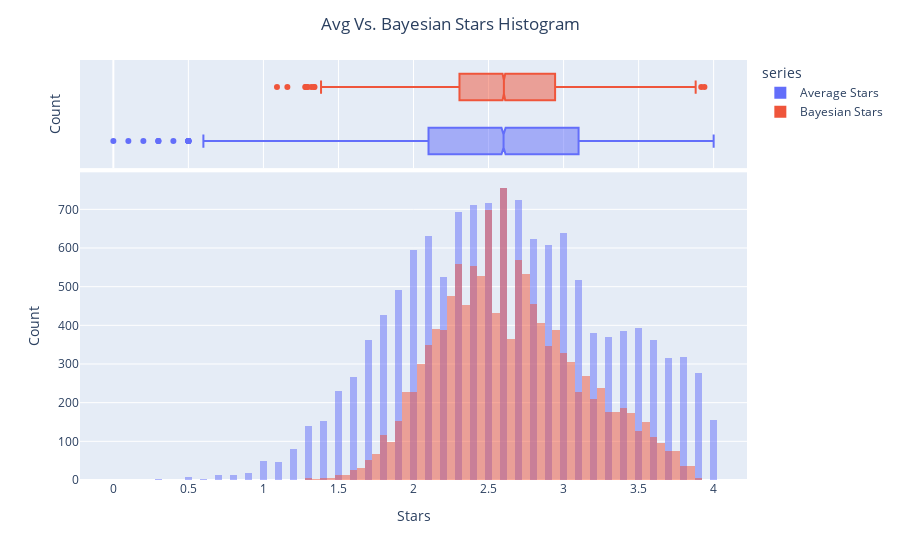

Source (notebook cell):
### Code cell
if bayesian_stars:
    m = df['Avg Stars'].mean()
    c = df['Num Star Ratings'].quantile(0.25)
    df['Bayesian Stars'] = ((df['Avg Stars'] * df['Num Star Ratings']) + (c*m)) / (df['Num Star Ratings'] + c)

    # Compare old rating scale to new
    x0 = df['Avg Stars']
    x1 = df['Bayesian Stars']
    rate_comp_df =pd.DataFrame(dict(
        series=np.concatenate((["Average Stars"]*len(x0), ["Bayesian Stars"]*len(x1))), 
        data  =np.concatenate((x0,x1))
    ))
    fig = px.histogram(rate_comp_df, color='series', barmode='overlay', marginal='box')
    fig.update_layout(title='Avg Vs. Bayesian Stars Histogram', title_x=0.5)
    fig.update_xaxes(title="Stars", row=1,col=1)
    fig.update_yaxes(title="Count")
    # fig.write_html(html_folder + 'Avg_Vs_Baye_Hist.html')
    fig.show()
else:
    fig = px.histogram(df['Avg Stars'])
    fig.show()

### Figure 1 — Plotly figure (JSON) as saved in the notebook; plotly's stock layout.template omitted (floating-point values rounded to 4 significant figures; data arrays with more than 128 entries replaced by an {"elided": "..."} marker saying what was removed)
{"data": [{"alignmentgroup": "True", "bingroup": "x", "hovertemplate": "series=Average Stars<br>value=%{x}<br>count=%{y}<extra></extra>", "legendgroup": "Average Stars", "marker": {"color": "#636efa", "opacity": 0.5, "pattern": {"shape": ""}}, "name": "Average Stars", "offsetgroup": "Average Stars", "orientation": "v", "showlegend": true, "type": "histogram", "x": {"elided": "12990 float values"}, "xaxis": "x", "yaxis": "y"}, {"alignmentgroup": "True", "hovertemplate": "series=Average Stars<br>value=%{x}<extra></extra>", "legendgroup": "Average Stars", "marker": {"color": "#636efa"}, "name": "Average Stars", "notched": true, "offsetgroup": "Average Stars", "showlegend": false, "type": "box", "x": {"elided": "12990 float values"}, "xaxis": "x2", "yaxis": "y2"}, {"alignmentgroup": "True", "bingroup": "x", "hovertemplate": "series=Bayesian Stars<br>value=%{x}<br>count=%{y}<extra></extra>", "legendgroup": "Bayesian Stars", "marker": {"color": "#EF553B", "opacity": 0.5, "pattern": {"shape": ""}}, "name": "Bayesian Stars", "offsetgroup": "Bayesian Stars", "orientation": "v", "showlegend": true, "type": "histogram", "x": {"elided": "12990 float values"}, "xaxis": "x", "yaxis": "y"}, {"alignmentgroup": "True", "hovertemplate": "series=Bayesian Stars<br>value=%{x}<extra></extra>", "legendgroup": "Bayesian Stars", "marker": {"color": "#EF553B"}, "name": "Bayesian Stars", "notched": true, "offsetgroup": "Bayesian Stars", "showlegend": false, "type": "box", "x": {"elided": "12990 float values"}, "xaxis": "x2", "yaxis": "y2"}], "layout": {"barmode": "overlay", "legend": {"title": {"text": "series"}, "tracegroupgap": 0}, "margin": {"t": 60}, "title": {"text": "Avg Vs. Bayesian Stars Histogram", "x": 0.5}, "xaxis": {"anchor": "y", "domain": [0, 1], "title": {"text": "Stars"}}, "xaxis2": {"anchor": "y2", "domain": [0, 1], "matches": "x", "showgrid": true, "showticklabels": false}, "yaxis": {"anchor": "x", "domain": [0, 0.7326], "title": {"text": "Count"}}, "yaxis2": {"anchor": "x2", "domain": [0.7426, 1], "matches": "y2", "showgrid": false, "showline": false, "showticklabels": false, "ticks": "", "title": {"text": "Count"}}}}
